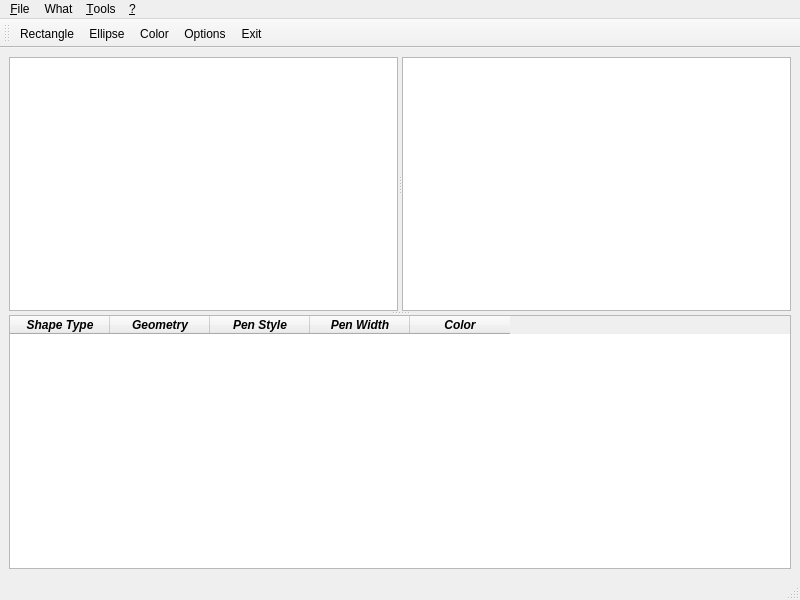
<?xml version="1.0" encoding="UTF-8"?>
<ui version="4.0">
 <class>MainWindow</class>
 <widget class="QMainWindow" name="MainWindow">
  <property name="geometry">
   <rect>
    <x>0</x>
    <y>0</y>
    <width>800</width>
    <height>600</height>
   </rect>
  </property>
  <property name="windowTitle">
   <string>MainWindow</string>
  </property>
  <property name="windowIcon">
   <iconset resource="MyImages.qrc">
    <normaloff>:/Images/Images/IconRect.ico</normaloff>:/Images/Images/IconRect.ico</iconset>
  </property>
  <widget class="QWidget" name="centralwidget">
   <layout class="QHBoxLayout" name="horizontalLayout">
    <item>
     <widget class="QSplitter" name="splitter_2">
      <property name="orientation">
       <enum>Qt::Vertical</enum>
      </property>
      <widget class="QSplitter" name="splitter">
       <property name="orientation">
        <enum>Qt::Horizontal</enum>
       </property>
       <widget class="QGraphicsView" name="graphicsL"/>
       <widget class="QGraphicsView" name="graphicsR"/>
      </widget>
      <widget class="QTableWidget" name="summTable">
       <property name="sizePolicy">
        <sizepolicy hsizetype="Expanding" vsizetype="Expanding">
         <horstretch>0</horstretch>
         <verstretch>0</verstretch>
        </sizepolicy>
       </property>
       <property name="editTriggers">
        <set>QAbstractItemView::NoEditTriggers</set>
       </property>
       <property name="columnCount">
        <number>5</number>
       </property>
       <column>
        <property name="text">
         <string>Shape Type</string>
        </property>
        <property name="font">
         <font>
          <weight>75</weight>
          <italic>true</italic>
          <bold>true</bold>
         </font>
        </property>
       </column>
       <column>
        <property name="text">
         <string>Geometry</string>
        </property>
        <property name="font">
         <font>
          <weight>75</weight>
          <italic>true</italic>
          <bold>true</bold>
         </font>
        </property>
       </column>
       <column>
        <property name="text">
         <string>Pen Style</string>
        </property>
        <property name="font">
         <font>
          <weight>75</weight>
          <italic>true</italic>
          <bold>true</bold>
         </font>
        </property>
       </column>
       <column>
        <property name="text">
         <string>Pen Width</string>
        </property>
        <property name="font">
         <font>
          <weight>75</weight>
          <italic>true</italic>
          <bold>true</bold>
         </font>
        </property>
       </column>
       <column>
        <property name="text">
         <string>Color</string>
        </property>
        <property name="font">
         <font>
          <weight>75</weight>
          <italic>true</italic>
          <bold>true</bold>
         </font>
        </property>
       </column>
      </widget>
     </widget>
    </item>
   </layout>
  </widget>
  <widget class="QMenuBar" name="menubar">
   <property name="geometry">
    <rect>
     <x>0</x>
     <y>0</y>
     <width>800</width>
     <height>20</height>
    </rect>
   </property>
   <widget class="QMenu" name="menu_File">
    <property name="title">
     <string>&amp;File</string>
    </property>
    <addaction name="actionExit"/>
   </widget>
   <widget class="QMenu" name="menu_Tools">
    <property name="title">
     <string>&amp;Tools</string>
    </property>
    <addaction name="action_Color"/>
    <addaction name="action_Options"/>
   </widget>
   <widget class="QMenu" name="menu">
    <property name="title">
     <string>&amp;?</string>
    </property>
   </widget>
   <widget class="QMenu" name="menuWhat">
    <property name="title">
     <string>What</string>
    </property>
    <addaction name="actionRectangle"/>
    <addaction name="actionEllipse"/>
    <addaction name="actionExit"/>
   </widget>
   <addaction name="menu_File"/>
   <addaction name="menuWhat"/>
   <addaction name="menu_Tools"/>
   <addaction name="menu"/>
  </widget>
  <widget class="QToolBar" name="toolBar">
   <property name="windowTitle">
    <string>toolBar</string>
   </property>
   <attribute name="toolBarArea">
    <enum>TopToolBarArea</enum>
   </attribute>
   <attribute name="toolBarBreak">
    <bool>false</bool>
   </attribute>
   <addaction name="actionRectangle"/>
   <addaction name="actionEllipse"/>
   <addaction name="action_Color"/>
   <addaction name="action_Options"/>
   <addaction name="actionExit"/>
  </widget>
  <widget class="QStatusBar" name="statusbar"/>
  <action name="action_Color">
   <property name="checkable">
    <bool>true</bool>
   </property>
   <property name="text">
    <string>&amp;Color</string>
   </property>
  </action>
  <action name="action_Options">
   <property name="checkable">
    <bool>true</bool>
   </property>
   <property name="text">
    <string>&amp;Options</string>
   </property>
   <property name="toolTip">
    <string>Options</string>
   </property>
  </action>
  <action name="actionRectangle">
   <property name="checkable">
    <bool>true</bool>
   </property>
   <property name="icon">
    <iconset resource="MyImages.qrc">
     <normaloff>:/Images/Images/IconRect.ico</normaloff>:/Images/Images/IconRect.ico</iconset>
   </property>
   <property name="text">
    <string>Rectangle</string>
   </property>
  </action>
  <action name="actionEllipse">
   <property name="checkable">
    <bool>true</bool>
   </property>
   <property name="icon">
    <iconset resource="MyImages.qrc">
     <normaloff>:/Images/Images/IconEllipse.ico</normaloff>:/Images/Images/IconEllipse.ico</iconset>
   </property>
   <property name="text">
    <string>Ellipse</string>
   </property>
  </action>
  <action name="actionExit">
   <property name="checkable">
    <bool>true</bool>
   </property>
   <property name="icon">
    <iconset resource="MyImages.qrc">
     <normaloff>:/Images/Images/iconExit.ico</normaloff>:/Images/Images/iconExit.ico</iconset>
   </property>
   <property name="text">
    <string>Exit</string>
   </property>
  </action>
 </widget>
 <tabstops>
  <tabstop>graphicsR</tabstop>
  <tabstop>graphicsL</tabstop>
 </tabstops>
 <resources>
  <include location="MyImages.qrc"/>
 </resources>
 <connections>
  <connection>
   <sender>actionExit</sender>
   <signal>triggered()</signal>
   <receiver>MainWindow</receiver>
   <slot>close()</slot>
   <hints>
    <hint type="sourcelabel">
     <x>-1</x>
     <y>-1</y>
    </hint>
    <hint type="destinationlabel">
     <x>399</x>
     <y>299</y>
    </hint>
   </hints>
  </connection>
 </connections>
 <slots>
  <slot>slotColorDialog()</slot>
  <slot>on_action_Color_triggered()</slot>
 </slots>
</ui>
